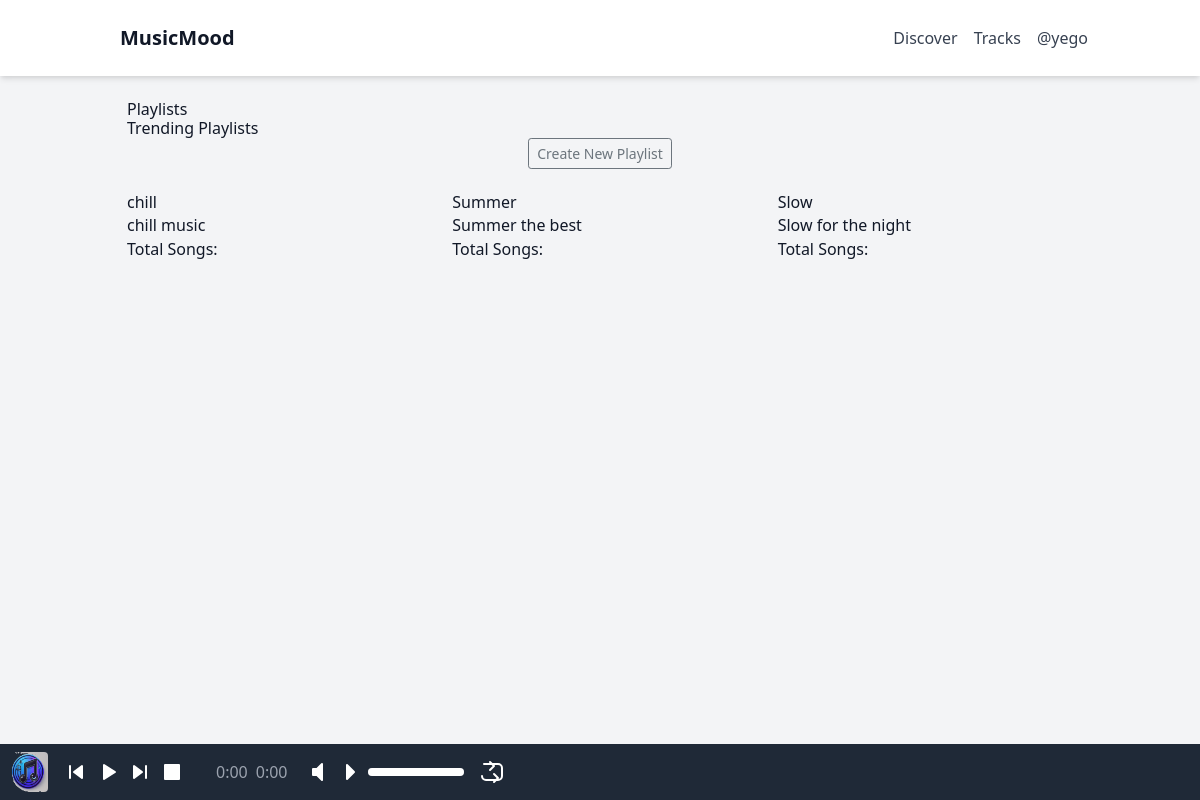
The page /playlist/playlist_list (signed in) on the database its author committed.
### app/models.py (models this page shows, shortened)
class Users(db.Model, UserMixin):
    id = db.Column(db.String(36), primary_key=True, default=lambda: str(uuid.uuid4()))
    username = db.Column(db.String(20), nullable=False, unique=True)
    name = db.Column(db.String(200), nullable=False)
    email = db.Column(db.String(120), nullable=False, unique=True)
    favorite_color = db.Column(db.String(120))
    date_added = db.Column(db.DateTime, nullable=False, default=datetime.utcnow)
    profile_pic = db.Column(db.String(255), nullable=True)
    is_admin = db.Column(db.Boolean, default=False)
    is_creater = db.Column(db.Boolean, default=False)
    playlists = db.relationship('Playlist', back_populates='user', cascade='all, delete-orphan')
    password_hash = db.Column(db.String(256))

class Playlist(db.Model):
    id = db.Column(db.String(36), primary_key=True, default=lambda: str(uuid.uuid4()))
    name = db.Column(db.Text, nullable=False)
    description = db.Column(db.Text, nullable=True)
    playlist_profile = db.Column(db.String(255), nullable=True)
    songs = db.relationship('Song', secondary='playlist_song', backref='playlists')
    user_id = db.Column(db.String(36), db.ForeignKey('users.id', ondelete="CASCADE"))
    user = db.relationship('Users', back_populates='playlists')

### app/routes.py (the view)
@main.route('/playlist/playlist_list')
@login_required
def playlist():
    playlists = Playlist.query.all()
    return render_template('playlist.html', playlists=playlists)

### app/__init__.py (called while the page is built)
def create_app():
    app = Flask(__name__)
    app.config.from_object(Config)
    db.init_app(app)
    migrate = Migrate(app, db)
    from .routes import main
    from .auth import auth  # Import the auth Blueprint
    app.register_blueprint(main)
    app.register_blueprint(auth, url_prefix='/auth')  # Register the auth Blueprint with a URL prefix
    login_manager = LoginManager()
    login_manager.init_app(app)
    login_manager.login_view = 'auth.login'
    @login_manager.user_loader
    def load_user(user_id):
        return Users.query.get(str(user_id))
    @app.errorhandler(404)
    def page_not_found(e):
        return render_template('404.html'), 404
    return app

### app/templates/playlist.html (shortened to what this page needs)
{% extends "base.html" %}
{% block content %}
<section class="youtube spad">
    <div class="container">
        <div class="row">
            <div class="col-lg-12">
                <div class="section-title">
                    <h2>Playlists</h2>
                    <h1>Trending Playlists</h1>
                </div>
            </div>
        </div>
        <div class="row">
            <div class="col-lg-12 text-center">
                <a class="btn btn-outline-secondary btn-sm mb-4" href="{{ url_for('main.add_playlist') }}" role="button">Create New Playlist</a>
            </div>
        </div>
        <div class="row">
            {% for playlist in playlists %}
            <div class="col-lg-4 col-md-6 col-sm-6">
                <div class="youtube__item">
                    <div class="youtube__item__text">
                        <h4>{{ playlist.name }}</h4>
                        <p>{{ playlist.description }}</p>
                        <p>Total Songs: {{ playlist.song_count }}</p>
                    </div>
                </div>
            </div>
            {% endfor %}
        </div>
    </div>
</section>
{% endblock %}

### app/templates/base.html (shortened to what this page needs)
<!DOCTYPE html>
<html lang="en">
<head>
    <link href="https://stackpath.bootstrapcdn.com/bootstrap/4.5.2/css/bootstrap.min.css" rel="stylesheet">
    <link href="https://cdn.jsdelivr.net/npm/tailwindcss@2.2.19/dist/tailwind.min.css" rel="stylesheet">
</head>
<body class="bg-gray-100 text-gray-900 flex flex-col min-h-screen">
    <header class="bg-white shadow-md w-full">
        <div class="container mx-auto flex justify-between items-center p-4">
            <div class="logo flex items-center">
                <a href="{{ url_for('main.songs') }}" class="text-xl font-semibold ml-2">MusicMood</a>
            </div>
            <nav class="flex items-center space-x-4">
                <a href="{{ url_for('main.songs')}}" class="text-gray-700 hover:text-gray-900">Discover</a>
                <a href="{{ url_for('main.songs')}}" class="text-gray-700 hover:text-gray-900">Tracks</a>
                {% if current_user.is_authenticated %}
                    <a href="{{ url_for('auth.profile')}}" class="text-gray-700 hover:text-gray-900">@{{ current_user.username }}</a>
                {% endif %}
            </nav>
        </div>
    </header>
    <div id="content" class="flex-grow container mx-auto p-4">
        {% block content %}
        {% endblock %}
    </div>
    <footer class="fixed bottom-0 left-0 w-full bg-gray-800 p-2 flex items-center justify-between z-50">
        <div id="jp_container" class="jp-audio flex items-center w-full" role="application" aria-label="media player">
            <div class="flex items-center space-x-4">
                <div class="flex items-center space-x-4">
                    <img id="jp_cover" src="{{ url_for('static', filename='img/default.png') }}" alt="Cover Image" class="h-10 w-10 rounded">
                </div>
                <div class="jp-controls flex items-center space-x-2 mx-auto">
                    <button class="jp-previous text-white focus:outline-none" role="button" tabindex="0" aria-label="Previous">
                        <svg width="24" height="24" fill="none">
                            <path d="M10 12l8-6v12l-8-6Z" fill="currentColor" stroke="currentColor" stroke-width="2" stroke-linecap="round" stroke-linejoin="round" />
                            <path d="M6 6v12" stroke="currentColor" stroke-width="2" stroke-linecap="round" stroke-linejoin="round" />
                        </svg>
                    </button>
                    <button class="jp-play text-white focus:outline-none" role="button" tabindex="0" aria-label="Play">
                        <svg width="24" height="24" fill="none">
                            <path d="M8 5v14l11-7L8 5z" fill="currentColor" stroke="currentColor" stroke-width="2" stroke-linecap="round" stroke-linejoin="round" />
                        </svg>
                    </button>
                    <button class="jp-next text-white focus:outline-none" role="button" tabindex="0" aria-label="Next">
                        <svg width="24" height="24" fill="none">
                            <path d="M14 12L6 6v12l8-6Z" fill="currentColor" stroke="currentColor" stroke-width="2" stroke-linecap="round" stroke-linejoin="round" />
                            <path d="M18 6v12" stroke="currentColor" stroke-width="2" stroke-linecap="round" stroke-linejoin="round" />
                        </svg>
                    </button>
                    <button class="jp-stop text-white focus:outline-none" role="button" tabindex="0" aria-label="Stop">
                        <svg width="24" height="24" fill="none">
                            <rect x="5" y="5" width="14" height="14" fill="currentColor" stroke="currentColor" stroke-width="2" stroke-linecap="round" stroke-linejoin="round" />
                        </svg>
                    </button>
                </div>
                <div class="jp-time-holder flex items-center space-x-2 text-gray-400">
                    <div class="jp-current-time" role="timer" aria-label="time">0:00</div>
                    <div class="jp-duration" role="timer" aria-label="duration">0:00</div>
                </div>
                <div class="jp-volume-controls flex items-center space-x-2">
                    <button class="jp-mute text-white focus:outline-none" role="button" tabindex="0" aria-label="Mute">
                        <svg width="24" height="24" fill="none">
                            <path d="M9 9v6h4l5 5V4l-5 5H9z" fill="currentColor" stroke="currentColor" stroke-width="2" stroke-linecap="round" stroke-linejoin="round" />
                        </svg>
                    </button>
                    <button class="jp-volume-max text-white focus:outline-none" role="button" tabindex="0" aria-label="Max Volume">
                        <svg width="24" height="24" fill="none">
                            <path d="M11 5v14l7-7-7-7z" fill="currentColor" stroke="currentColor" stroke-width="2" stroke-linecap="round" stroke-linejoin="round" />
                        </svg>
                    </button>
                    <div class="jp-volume-bar bg-gray-600 rounded h-2 cursor-pointer w-24">
                        <div class="jp-volume-bar-value bg-white h-2 rounded"></div>
                    </div>
                </div>
                <div class="jp-toggles flex items-center space-x-2">
                    <button class="jp-repeat text-white focus:outline-none" role="button" tabindex="0" aria-label="Repeat">
                    </button>
                </div>
            </div>
        </div>
    </footer>
</body>
</html>

### rows shown on the page
Users: username "yego"
Playlist: name "chill", description "chill music"
Playlist: name "Summer", description "Summer the best"
Playlist: name "Slow", description "Slow for the night"
